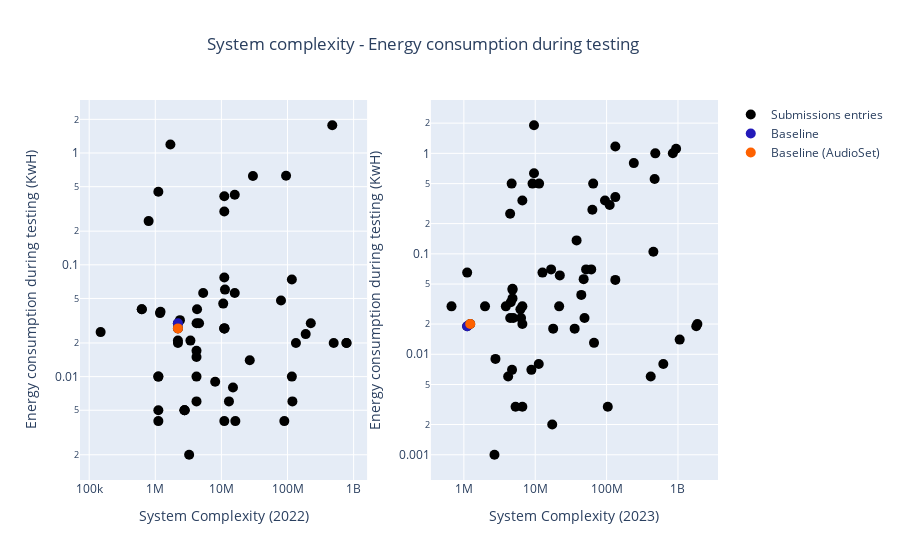

This figure's notebook cell:
### Markdown cell above
From the plot is possible to see that the system complexity increase in terms of range for the 2023, as well as the energy consumed at training. Evene if the plot shows that there is tendency in increasing the training consumptionm if the system complexity increases, this cannot be generally confirmed. In fact, there are several systems with a complexity in terms of parameters higheer than 100 M that have a less energy impact of systems whit a system complexity of 1 M. 
So it is not possible to make any conclusion in terms of relation between system complexity snf energy consumption. 

In general, also the complexity of the systems tends to increase, even if main of the density keeps staying in the middle.

### Code cell
# Plotting system complexity data for 2022 and 2023 - Energy consumption during testing.

# Define the column name for the y-axis data and its corresponding label.
df_y = 'energy_test'
y_axes_lab = 'Energy consumption during testing (KwH)'

# Construct the plot title without a figure number.
title = 'System complexity - Energy consumption during testing'

# Call the 'scatter_compare' function to create the scatter plot.
scatter_compare(df_22, df_23, df_x, df_y, x_axes_lab, y_axes_lab, text, title, x_axes_lab_2=x_axes_lab_2, type_xaxes=type_xaxes, type_yaxes=type_yaxes,
                add_base=True, comp_22_23=True)

### Figure 1 — Plotly figure (JSON) as saved in the notebook; plotly's stock layout.template omitted (floating-point values rounded to 4 significant figures)
{"data": [{"marker": {"color": "black", "size": 10}, "mode": "markers", "name": "Submissions entries", "text": ["Zhang_UCAS_task4_2", "Zhang_UCAS_task4_3", "Zhang_UCAS_task4_4", "Liu_NSYSU_task4_2", "Liu_NSYSU_task4_3", "Huang_NSYSU_task4_1", "Liu_NSYSU_task4_4", "Suh_ReturnZero_task4_2", "Suh_ReturnZero_task4_3", "Liu_SRCN_task4_2", "Liu_SRCN_task4_4", "Liu_SRCN_task4_3", "Kim_LGE_task4_1", "Ryu_Deeply_task4_1", "Ryu_Deeply_task4_2", "Giannakopoulos_UNIPI_task4_2", "KIM_HYU_task4_2", "KIM_HYU_task4_4", "KIM_HYU_task4_1", "KIM_HYU_task4_3", "Baseline", "Dinkel_XiaoRice_task4_2", "Hao_UNISOC_task4_3", "Khandelwal_FMSG-NTU_task4_1", "Khandelwal_FMSG-NTU_task4_2", "Khandelwal_FMSG-NTU_task4_3", "Khandelwal_FMSG-NTU_task4_4", "deBenito_AUDIAS_task4_4", "deBenito_AUDIAS_task4_1", "Li_WU_task4_4", "Li_WU_task4_2", "Li_WU_task4_3", "Li_WU_task4_1", "Kim_GIST_task4_3", "Kim_GIST_task4_4", "Ebbers_UPB_task4_4", "Ebbers_UPB_task4_2", "Ebbers_UPB_task4_1", "Ebbers_UPB_task4_3", "Xu_SRCB-BIT_task4_2", "Xu_SRCB-BIT_task4_3", "Xu_SRCB-BIT_task4_4", "Nam_KAIST_task4_SED_2", "Blakala_SRPOL_task4_3", "Blakala_SRPOL_task4_1", "Blakala_SRPOL_task4_2", "Li_USTC_task4_SED_1", "Li_USTC_task4_SED_4", "He_BYTEDANCE_task4_4", "He_BYTEDANCE_task4_1", "Li_ICT-TOSHIBA_task4_2", "Li_ICT-TOSHIBA_task4_4", "Baseline (AudioSet)", "Kim_CAUET_task4_1", "Kim_CAUET_task4_2", "Kim_CAUET_task4_3", "Li_XJU_task4_1", "Li_XJU_task4_3", "Li_XJU_task4_4", "Li_XJU_task4_2"], "type": "scatter", "x": [11325746, 4282496, 2359672, 3251508, 16257540, 14973876, 13006032, 116400000, 116400000, 89500000, 79700000, 11061000, 11061000, 625000, 625000, 4213258, 1112420, 1112420, 1112420, 1112420, 2200000, 148852, 4590228, 2770884, 118567907, 2770884, 2770884, 10659182, 15911270, 475547380, 29986148, 95109476, 1112420, 1691694, 792228, 134119060, 499812480, 779623240, 780237640, 11066748, 11117798, 11081958, 11061468, 1200000, 1177663, 5300000, 26842020, 8052606, 15919068, 11061468, 224997445, 188469803, 2200000, 3400000, 2200000, 2200000, 4200000, 4200000, 4200000, 4200000], "xaxis": "x", "y": [0.06, 0.04, 0.032, 0.002, 0.004, 0.008, 0.006, 0.01, 0.074, 0.004, 0.048, 0.004, 0.3, 0.04, 0.04, 0.03, 0.01, 0.004, 0.01, 0.005, 0.03, 0.025, 0.03, 0.005, 0.006, 0.005, 0.005, 0.045, 0.056, 1.772, 0.624, 0.626, 0.45, 1.19, 0.246, 0.02, 0.02, 0.02, 0.02, 0.027, 0.027, 0.027, 0.077, 0.038, 0.037, 0.056, 0.014, 0.009, 0.424, 0.41, 0.03, 0.024, 0.027, 0.021, 0.021, 0.02, 0.017, 0.01, 0.015, 0.006], "yaxis": "y"}, {"marker": {"color": "#231AB9", "size": 10}, "mode": "markers", "name": "Baseline", "text": "Baseline", "type": "scatter", "x": [2200000], "xaxis": "x", "y": [0.03], "yaxis": "y"}, {"marker": {"color": "#FE6100", "size": 10}, "mode": "markers", "name": "Baseline (AudioSet)", "text": "Baseline (AudioSet)", "type": "scatter", "x": [2200000], "xaxis": "x", "y": [0.027], "yaxis": "y"}, {"marker": {"color": "black", "size": 10}, "mode": "markers", "showlegend": false, "text": ["Baseline_task4a_1", "Baseline_task4a_2", "Li_USTC_task4a_5", "Li_USTC_task4a_7", "Liu_NSYSU_task4a_3", "Liu_NSYSU_task4a_4", "Lee_CAUET_task4a_1", "Lee_CAUET_task4a_2", "Cheimariotis_DUTH_task4a_1", "Cheimariotis_DUTH_task4a_2", "Chen_CHT_task4a_1", "Chen_CHT_task4a_2", "Xiao_FMSG_task4a_1", "Xiao_FMSG_task4a_2", "Xiao_FMSG_task4a_3", "Xiao_FMSG_task4a_4", "Guan_HIT_task4a_3", "Wang_XiaoRice_task4a_1", "Zhang_IOA_task4a_5", "Zhang_IOA_task4a_6", "Zhang_IOA_task4a_7", "Wu_NCUT_task4a_1", "Barahona_AUDIAS_task4a_1", "Barahona_AUDIAS_task4a_3", "Gan_NCUT_task4a_1", "Liu_SRCN_task4a_4", "Kim_GIST-HanwhaVision_task4a_1", "Kim_GIST-HanwhaVision_task4a_2", "Kim_GIST-HanwhaVision_task4a_3", "Wenxin_TJU_task4a_5", "Wenxin_TJU_task4a_7", "Li_USTC_task4a_1", "Li_USTC_task4a_2", "Liu_NSYSU_task4a_1", "Liu_NSYSU_task4a_2", "Liu_NSYSU_task4a_5", "Chen_CHT_task4a_3", "Chen_CHT_task4a_4", "Xiao_FMSG_task4a_5", "Xiao_FMSG_task4a_6", "Xiao_FMSG_task4a_7", "Xiao_FMSG_task4a_8", "Guan_HIT_task4a_1", "Guan_HIT_task4a_2", "Guan_HIT_task4a_5", "Wang_XiaoRice_task4a_2", "Wang_XiaoRice_task4a_3", "Zhang_IOA_task4a_1", "Zhang_IOA_task4a_2", "Zhang_IOA_task4a_3", "Wu_NCUT_task4a_2", "Barahona_AUDIAS_task4a_5", "Barahona_AUDIAS_task4a_7", "Gan_NCUT_task4a_2", "Gan_NCUT_task4a_3", "Liu_SRCN_task4a_1", "Liu_SRCN_task4a_2", "Liu_SRCN_task4a_3", "Kim_GIST-HanwhaVision_task4a_4", "Kim_GIST-HanwhaVision_task4a_5", "Kim_GIST-HanwhaVision_task4a_6", "Wenxin_TJU_task4a_1", "Wenxin_TJU_task4a_2", "Wenxin_TJU_task4a_3"], "type": "scatter", "x": [1112420, 1227236, 103884000, 2684000, 6600000, 22100000, 6200000, 6600000, 6600000, 6600000, 4920104, 6329384, 2770884, 8832068, 4729412, 4171844, 4460124, 671000, 11325746, 9160520, 4670390, 17307000, 1112420, 12637170, 11200000, 5300000, 4542556, 4804956, 4804956, 47700000, 44200000, 623304000, 415536000, 132600000, 132600000, 110500000, 37976304, 94940760, 21629908, 51596456, 16687376, 60916904, 17840496, 35680992, 49061364, 3873000, 1979000, 240652180, 64870560, 481304360, 66637000, 4449680, 63185850, 132500000, 452500000, 1804800000, 1057200000, 1872000000, 4804956, 9609912, 9609912, 942000000, 471000000, 847800000], "xaxis": "x2", "y": [0.019, 0.02, 0.003, 0.001, 0.003, 0.061, 0.028, 0.02, 0.03, 0.34, 0.023, 0.023, 0.009, 0.007, 0.007, 0.006, 0.023, 0.03, 0.5, 0.5, 0.5, 0.002, 0.065, 0.065, 0.008, 0.003, 0.033, 0.045, 0.036, 0.056, 0.039, 0.008, 0.006, 1.17, 0.367, 0.306, 0.136, 0.339, 0.03, 0.07, 0.07, 0.07, 0.018, 0.018, 0.023, 0.03, 0.03, 0.8, 0.5, 1, 0.013, 0.251, 0.275, 0.055, 0.105, 0.019, 0.014, 0.02, 0.044, 1.905, 0.635, 1.112, 0.556, 1.001], "yaxis": "y2"}, {"marker": {"color": "#231AB9", "size": 10}, "mode": "markers", "showlegend": false, "text": "Baseline", "type": "scatter", "x": [1112420], "xaxis": "x2", "y": [0.019], "yaxis": "y2"}, {"marker": {"color": "#FE6100", "size": 10}, "mode": "markers", "showlegend": false, "text": "Baseline (AudioSet)", "type": "scatter", "x": [1227236], "xaxis": "x2", "y": [0.02], "yaxis": "y2"}], "layout": {"autosize": true, "title": {"text": "System complexity - Energy consumption during testing", "x": 0.23}, "xaxis": {"anchor": "y", "autorange": true, "domain": [0, 0.45], "range": [4.888, 9.177], "title": {"text": "System Complexity (2022)"}, "type": "log"}, "xaxis2": {"anchor": "y2", "autorange": true, "domain": [0.55, 1], "range": [5.563, 9.536], "title": {"text": "System Complexity (2023)"}, "type": "log"}, "yaxis": {"anchor": "x", "autorange": true, "domain": [0, 1], "range": [-3.0, 0.5491], "title": {"text": "Energy consumption during testing (KwH)"}, "type": "log"}, "yaxis2": {"anchor": "x2", "autorange": true, "domain": [0, 1], "range": [-3.335, 0.6145], "title": {"text": "Energy consumption during testing (KwH)"}, "type": "log"}}}
